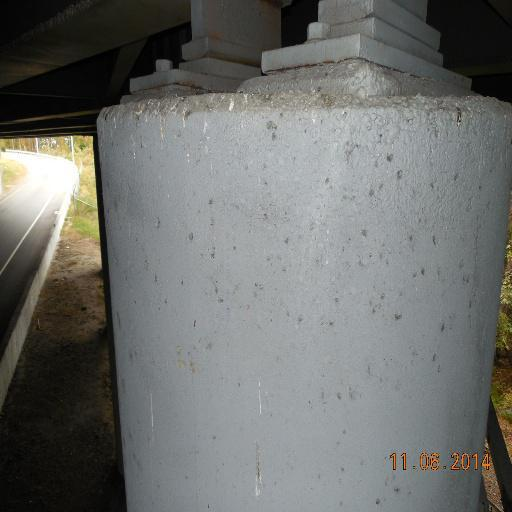
#> input picture image_matching_and_alignment/data/test/frame_0/image_1_uncracked.jpeg, 512 x 512 px, given as the content of the folder ./lab_test_target/, which was not available
$ python run_quantify_mask_video_to_video-5-27.py
#> lines starting #> are read from the running program, lines starting #| are printed output that depends on the picture; after the words box and inside, x2 and y2 are one past the last pixel; in counts of white or black regions, pixels touching at a corner belong together; long printed decimals are rounded; pictures that were not available may be replaced by others from this repository, and a replacement may not be noted
#> in quantify_mask, image is the input picture: shape (512, 512, 3); mean B, G, R 108.5, 110.9, 109.4
### quantify_masks/quantify_mask_video_to_video.py
# -*- coding: utf-8 -*-
"""
Created on Mon May 24 16:07:24 2021

@author: Admin
"""

import cv2
import numpy as np
import os
import math
from PIL import Image

# [34 lines left out: functions resize_image, convert_HSV, not called in this run]

def mask_detection(image, image_path):
    original = image
    # [14 lines of commented-out code are left out]
    hsv = cv2.cvtColor(image, cv2.COLOR_BGR2HSV)
#> hsv: shape (512, 512, 3); mean H, S, V 68.7, 30.4, 113.6
    hsv_min = np.array([100,60,60])
    hsv_max = np.array([130,255,225])

    # create the mask using the colors
    mask = cv2.inRange(hsv, hsv_min, hsv_max)
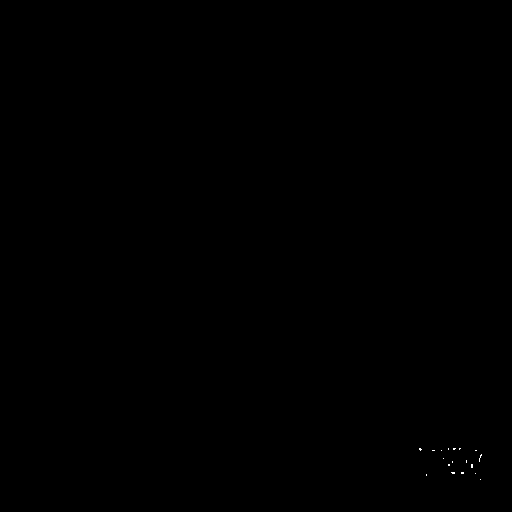
#> mask: shape (512, 512); 0.03% white in thin lines or dots, all inside (x1, y1, x2, y2) = (419, 448, 482, 480)

    # erode and then dialiate to remove noise
    kernel = np.ones((2,2),np.uint8)
    erosion = cv2.erode(mask,kernel,iterations = 1)
#> erosion: shape (512, 512); 0% white in thin lines or dots, all inside (x1, y1, x2, y2) = (420, 449, 473, 474)
    dialated_mask = cv2.dilate(erosion,kernel,iterations = 1)
#> dialated_mask: shape (512, 512); 0.01% white in thin lines or dots, all inside (x1, y1, x2, y2) = (420, 449, 474, 475)

    # get the pixel area of the mask
    area = np.sum(mask)/255
#> area = 66

    # make the result of the dialated mask on the image.
    result = cv2.bitwise_and(image, image, mask=mask)

    # [7 lines of commented-out code are left out]
    folder, file = os.path.split(image_path)
    file, extension = file.split('.')
    newIm = np.hstack((original, result))
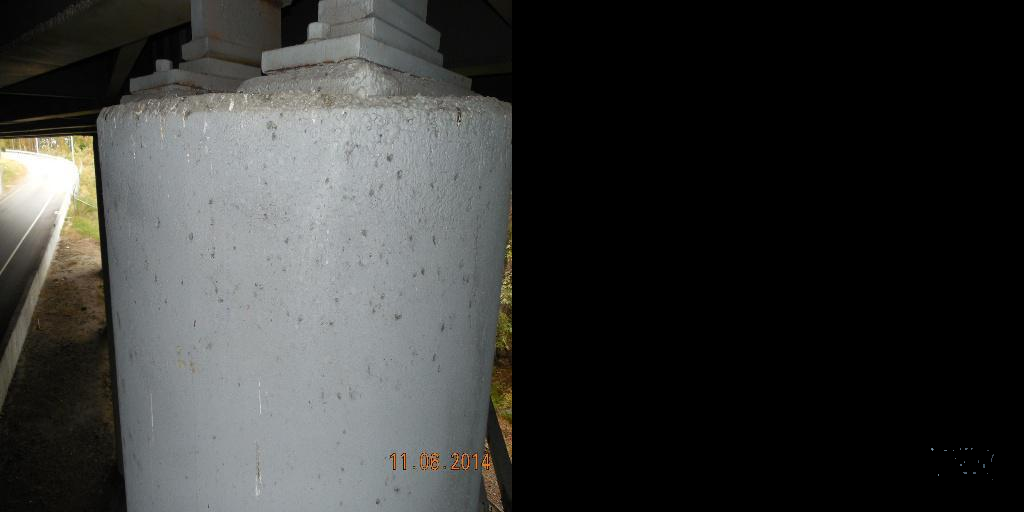
#> newIm: shape (512, 1024, 3); mean B, G, R 54.3, 55.5, 54.7
    cv2.imwrite("./combined_result" + "." + extension, newIm)

    print('area in pixels: ' + str(area))
#| area in pixels: 66.0
    return area

def quantify_mask(image_path):
    # assuming that we have masked the spalling to a known pixel color
    # assuming that we have a known laser offset.
    # assuming that we have a workable laser color HSV range

    # print('laser offset: ' + str(laser_offset))
    # path1 = 'D://' + 'Pink_spalling.png'
    image = cv2.imread(image_path)
    resized_image = image
    # cv2.imshow('blurred',resized_image)
    # cv2.waitKey(0)
    area_in_pixels = mask_detection(resized_image, image_path)
#> area_in_pixels = 66

    print('The area size is approximately: ' + str(area_in_pixels))
#| The area size is approximately: 66.0

    return area_in_pixels

### quantify_masks/run_quantify_mask_video_to_video-5-27.py
# -*- coding: utf-8 -*-
"""
Created on Mon May 24 16:31:18 2021

@author: Admin
"""
import os
import pandas as pd
from quantify_mask_video_to_video import quantify_mask

target_image_dir ='./lab_test_target/'
sample_image_dir = './lab_test/'
inspection_name = 'test'
count = 0
sample_list = []
target_list = []
count_list = []
dict_output_error = {}
for target_image_path in os.listdir(target_image_dir):

    target_image_path = target_image_dir + '/' + target_image_path
    area_in_pixels_target = quantify_mask(target_image_path)
#> area_in_pixels_target = 66
    count_list.append(count)
    target_list.append(area_in_pixels_target)
    sample_image_folder = sample_image_dir + '/frame_'+str(count)+'/exemplar_warped_image/'
    temp_sample_list = []

    for sample_image_path in os.listdir(sample_image_folder):
        area_in_pixels_sample = quantify_mask(sample_image_folder+sample_image_path)
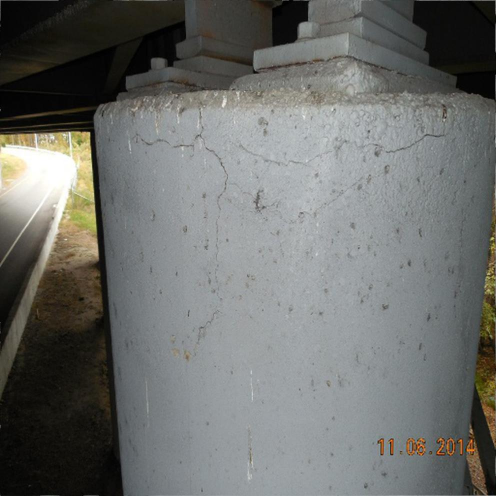
#> input picture image_matching_and_alignment/data/test/frame_0/exemplar_warped_image/image_1_cracked.jpeg, 992 x 992 px, found by its file name (shown at 1/2 size)
#> in quantify_mask, image is the input picture: shape (992, 992, 3); mean B, G, R 107.9, 110.4, 108.8
#> in mask_detection (call 2), `hsv = cv2.cvtColor(image, cv2.COLOR_BGR2HSV)`: hsv: shape (992, 992, 3); mean H, S, V 68.4, 30.3, 113.1
#> in mask_detection (call 2), `mask = cv2.inRange(hsv, hsv_min, hsv_max)`: mask: shape (992, 992); 0.01% white in thin lines or dots, all inside (x1, y1, x2, y2) = (770, 865, 933, 914)
#> in mask_detection (call 2), `erosion = cv2.erode(mask,kernel,iterations = 1)`: erosion: shape (992, 992); 0% white in thin lines or dots, all inside (x1, y1, x2, y2) = (778, 872, 933, 912)
#> in mask_detection (call 2), `dialated_mask = cv2.dilate(erosion,kernel,iterations = 1)`: dialated_mask: shape (992, 992); 0.01% white in thin lines or dots, all inside (x1, y1, x2, y2) = (778, 872, 934, 913)
#| area in pixels: 136.0
#> in quantify_mask (call 2), `area_in_pixels = mask_detection(resized_image, image_path)`: area_in_pixels = 136
#| The area size is approximately: 136.0
#> area_in_pixels_sample = 136
        temp_sample_list.append(area_in_pixels_sample)
        error = abs((area_in_pixels_target-area_in_pixels_sample)/area_in_pixels_target)
#> error = 1.06
        print('error: {}',error)
#| error: {} 1.061

    sample_list.append(temp_sample_list)
    count += 1


dict_output_error['frame'] = count_list
dict_output_error['target area'] = target_list
for sample in range(0,len(sample_list)):
    column = [item[sample] for item in sample_list]
    dict_output_error['sample area '+str(sample)] = column
#> this loop made 1 pass
#> column on pass 1: [136]
#> after the loop, dict_output_error = {'frame': [0], 'target area': [66], 'sample area 0': [136]}

output_df = pd.DataFrame(dict_output_error)
#> output_df = table of 1 rows and 3 columns

output_df.to_csv('./matching_error'+'.csv')
